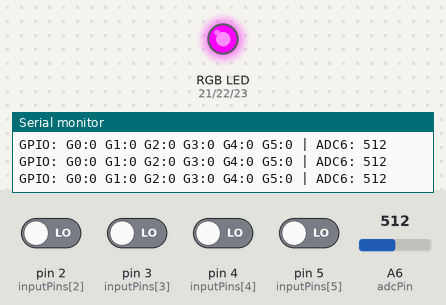
A sketch run on a simulated Arduino Mega 2560, built with avr-gcc and run on an emulated ATmega2560. Parts: an RGB LED mixed from three pins (HIGH = lit), the last lines printed to the serial monitor. Inputs (shaded band) come from the test bench; at power-on: pin 2 (inputPins[2]), pin 3 (inputPins[3]), pin 4 (inputPins[4]), pin 5 (inputPins[5]) LOW, A6 (adcPin) = 512.

Above: at 1.2 s.
1.3 s: pin 4 (inputPins[4]) driven HIGH
At 2.6 s:
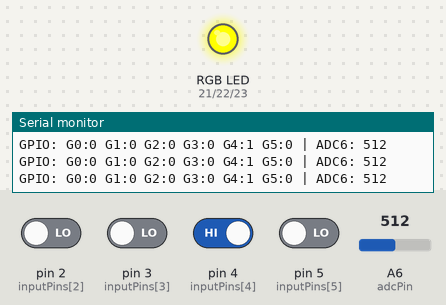
2.9 s: pin 5 (inputPins[5]) driven HIGH
At 4.2 s:
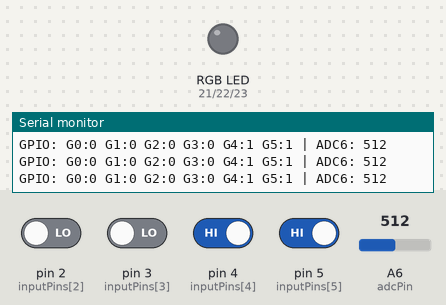
4.5 s: pin 4 (inputPins[4]) driven LOW
At 4.9 s:
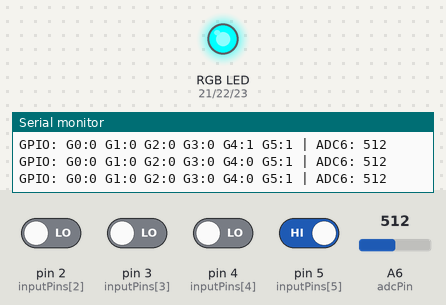
6.1 s: pin 5 (inputPins[5]) driven LOW
At 6.6 s:
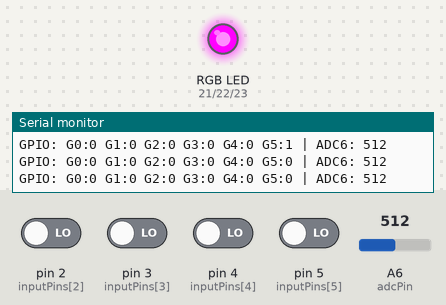
Timing chart, 0 to 8.7 s (numbered marks = the images above; inputs shaded):
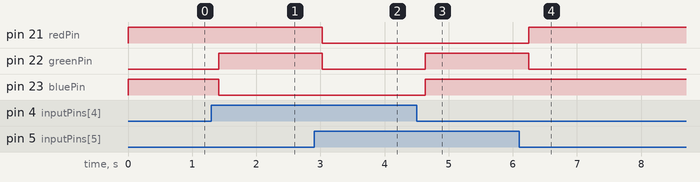

The sketch:

esp_click_io_test.ino
```cpp
const int inputPins[] = {0,1,2,3,4,5};

const int redPin = 21;
const int greenPin = 22;
const int bluePin = 23;

const int adcPin = 6;

void setup() {

  Serial.begin(115200);

  for(int i=0;i<6;i++)
    pinMode(inputPins[i], INPUT);

  pinMode(redPin, OUTPUT);
  pinMode(greenPin, OUTPUT);
  pinMode(bluePin, OUTPUT);

  // turn LED off initially
  digitalWrite(redPin, HIGH);
  digitalWrite(greenPin, HIGH);
  digitalWrite(bluePin, HIGH);
}

void setRGB(bool r,bool g,bool b)
{
  // invert for active-low LED
  digitalWrite(redPin, !r);
  digitalWrite(greenPin, !g);
  digitalWrite(bluePin, !b);
}

void loop() {

  Serial.print("GPIO: ");

  for(int i=0;i<6;i++)
  {
    int val = digitalRead(inputPins[i]);
    Serial.print("G");
    Serial.print(inputPins[i]);
    Serial.print(":");
    Serial.print(val);
    Serial.print(" ");
  }

  int adc = analogRead(adcPin);

  Serial.print("| ADC6: ");
  Serial.print(adc);
  Serial.println();

  bool g4 = digitalRead(4) == LOW;
  bool g5 = digitalRead(5) == LOW;

  if(g4 && g5)
    setRGB(0,1,0); // green
  else if(g4)
    setRGB(1,0,0); // red
  else if(g5)
    setRGB(0,0,1); // blue
  else
    setRGB(1,1,1); // white

  delay(200);
}
```

Measured:
- after the input at 1.3 s, pin 22 (greenPin): LOW → HIGH after 0.11 s; pin 23 (bluePin): HIGH → LOW after 0.11 s
- after the input at 2.9 s, pin 21 (redPin), pin 22 (greenPin): HIGH → LOW after 0.13 s
- after the input at 4.5 s, pin 22 (greenPin), pin 23 (bluePin): LOW → HIGH after 0.14 s
- after the input at 6.1 s, pin 21 (redPin): LOW → HIGH after 0.15 s; pin 22 (greenPin): HIGH → LOW after 0.15 s
